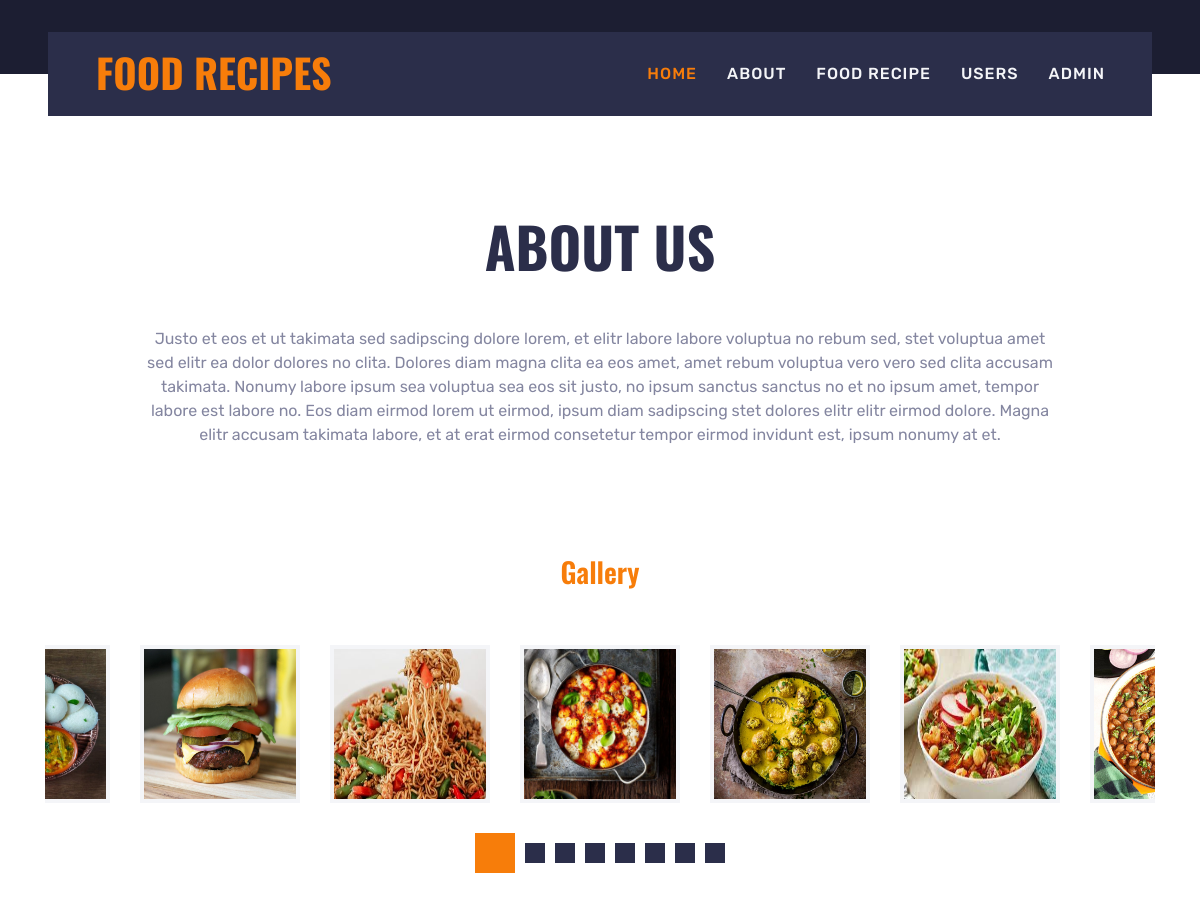
Screenshot of /index_about/ with the database file from the repository.
### myapp/models.py (models this page shows, shortened)
class About(models.Model):
    pagetitle = models.CharField(max_length=200, null=True, blank=True)
    description = models.CharField(max_length=200, null=True, blank=True)

### myapp/views.py (the view)
# urls.py: path('index_about/', index_about, name="index_about"),
def index_about(request):
    data = About.objects.all()
    return render(request, "index_about.html", locals())

### myapp/templates/index_about.html (shortened to what this page needs)
{% extends 'index.html' %}
{% load static %}
{% block body %}
<div class="container-fluid py-5">
        <div class="container pt-5 pb-3">
            {% for i in data %}
            <h1 class="display-4 text-uppercase text-center mb-5">{{i.pagetitle}}</h1>
            <div class="row justify-content-center">
                <div class="col-lg-10 text-center">
                    <p>{{i.description}}</p>
                </div>
            </div>
            {% endfor %}
        </div>
    </div>
    <div class="container-fluid py-5" style="margin-top:-20px; margin-bottom:40px">
        <h3 class="text-center" style="color:#f77d0a">Gallery</h3>
        <div class="container py-5">
            <div class="owl-carousel vendor-carousel">
                <div class="bg-light p-1">
                    <img src="{% static 'img/vendor-1.jpg' %}" style="height:150px;width:100%" alt="">
                </div>
                <div class="bg-light p-1">
                    <img src="{% static 'img/vendor-2.jpg' %}" style="height:150px;width:100%" alt="">
                </div>
                <div class="bg-light p-1">
                    <img src="{% static 'img/vendor-3.jpeg' %}" style="height:150px;width:100%" alt="">
                </div>
                <div class="bg-light p-1">
                    <img src="{% static 'img/vendor-4.jpg' %}" style="height:150px;width:100%" alt="">
                </div>
                <div class="bg-light p-1">
                    <img src="{% static 'img/vendor-6.jpeg' %}" style="height:150px;width:100%" alt="">
                </div>
                <div class="bg-light p-1">
                    <img src="{% static 'img/vendor-7.jpg' %}" style="height:150px;width:100%" alt="">
                </div>
                <div class="bg-light p-1">
                    <img src="{% static 'img/vendor-8.jpg' %}" style="height:150px;width:100%" alt="">
                </div>
            </div>
        </div>
    </div>
{% endblock %}

### myapp/static/css/style.css (style rules this page uses)
:root { --primary: #F77D0A; --secondary: #2B2E4A; --light: #F4F5F8; --dark: #1C1E32; }
h1, h2, .font-weight-bold { font-weight: 700 !important; }
h3, h4, .font-weight-semi-bold { font-weight: 600 !important; }

### rows the page displays
About: pagetitle "ABOUT US", description "Justo et eos et ut takimata sed sadipscing dolore lorem, et elitr labore labore voluptua no rebum sed, stet voluptua amet sed elitr ea dolor dolores no clita. Dolores diam magna clita ea eos amet, amet rebum voluptua vero vero sed clita accusam takimata. Nonumy labore ipsum sea voluptua sea eos sit justo, no ipsum sanctus sanctus no et no ipsum amet, tempor labore est labore no. Eos diam eirmod lorem ut eirmod, ipsum diam sadipscing stet dolores elitr elitr eirmod dolore. Magna elitr accusam takimata labore, et at erat eirmod consetetur tempor eirmod invidunt est, ipsum nonumy at et."
